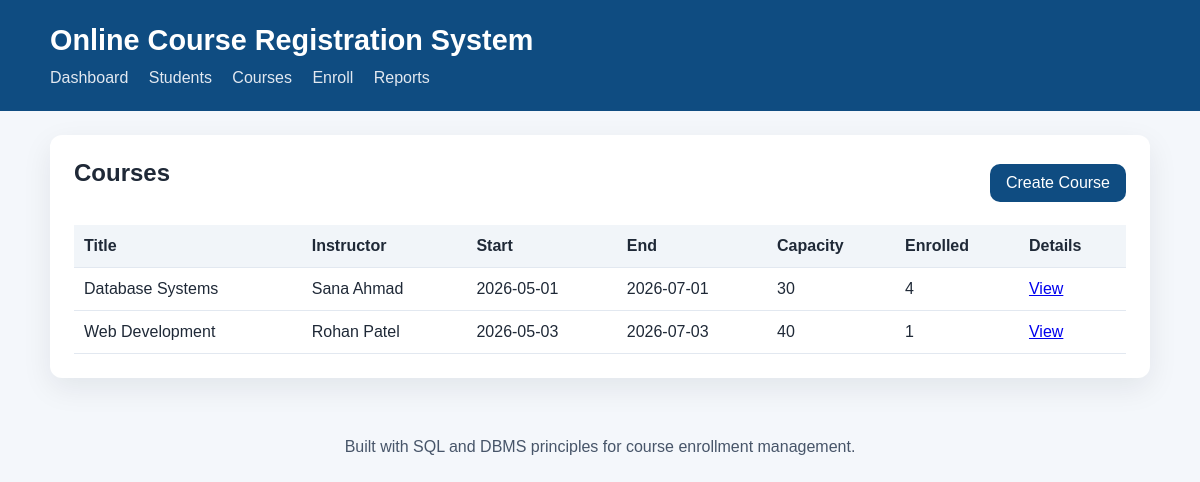
The app's page /courses, older data.
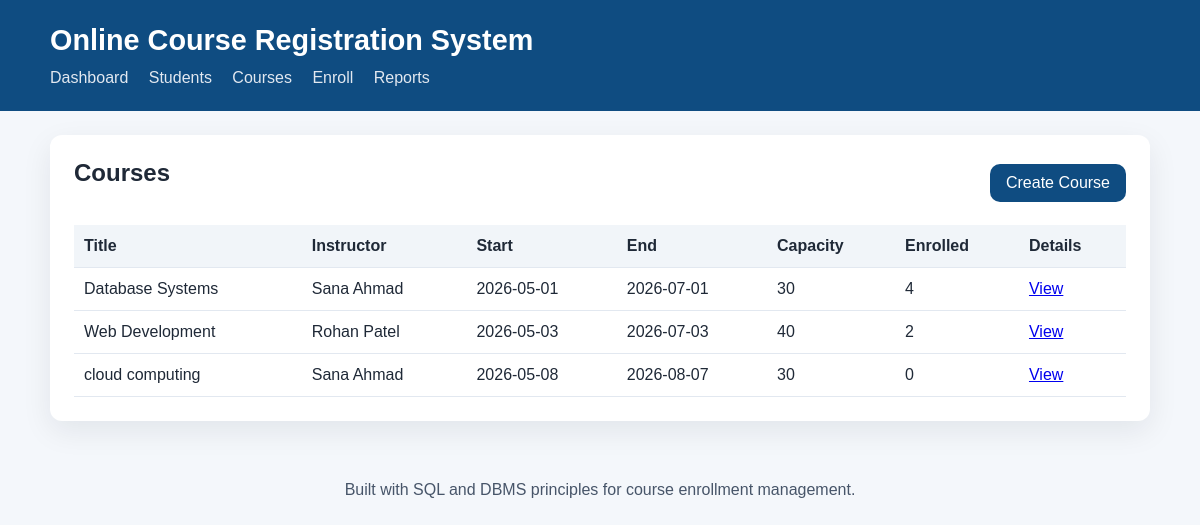
The same page, newer data.
### tables this page shows
CREATE TABLE courses (
    course_id INTEGER PRIMARY KEY AUTOINCREMENT,
    title TEXT NOT NULL,
    description TEXT NOT NULL,
    instructor_id INTEGER NOT NULL,
    start_date TEXT NOT NULL,
    end_date TEXT NOT NULL,
    capacity INTEGER NOT NULL DEFAULT 50,
    FOREIGN KEY (instructor_id) REFERENCES instructors(instructor_id) ON DELETE CASCADE
);

### app.py (the view)
@app.route('/courses')
def courses():
    conn = get_db_connection()
    courses = conn.execute(
        '''
        SELECT
            c.*, i.name AS instructor_name,
            COUNT(e.enrollment_id) AS enrolled_students
        FROM courses c
        JOIN instructors i ON c.instructor_id = i.instructor_id
        LEFT JOIN enrollments e ON c.course_id = e.course_id
        GROUP BY c.course_id
        ORDER BY c.start_date
        '''
    ).fetchall()
    conn.close()
    return render_template('courses.html', courses=courses)

### app.py (called while the page is built)
def get_db_connection():
    conn = sqlite3.connect(DB_PATH)
    conn.row_factory = sqlite3.Row
    conn.execute('PRAGMA foreign_keys = ON;')
    return conn

### templates/courses.html
{% extends 'base.html' %}
{% block content %}
  <section class="panel">
    <div class="panel-header">
      <h2>Courses</h2>
      <a class="button" href="/courses/new">Create Course</a>
    </div>
    <table>
      <thead>
        <tr>
          <th>Title</th>
          <th>Instructor</th>
          <th>Start</th>
          <th>End</th>
          <th>Capacity</th>
          <th>Enrolled</th>
          <th>Details</th>
        </tr>
      </thead>
      <tbody>
        {% for course in courses %}
          <tr>
            <td>{{ course.title }}</td>
            <td>{{ course.instructor_name }}</td>
            <td>{{ course.start_date }}</td>
            <td>{{ course.end_date }}</td>
            <td>{{ course.capacity }}</td>
            <td>{{ course.enrolled_students }}</td>
            <td><a href="/course/{{ course.course_id }}">View</a></td>
          </tr>
        {% endfor %}
      </tbody>
    </table>
  </section>
{% endblock %}

Row changes from the older to the newer data that the page shows:
computed for courses "Web Development": enrolled_students "1" → "2"
added courses: title "cloud computing", instructor_name "Sana Ahmad", start_date "2026-05-08", end_date "2026-08-07", capacity "30", enrolled_students "0"
